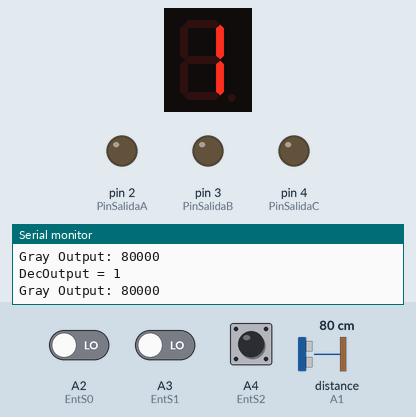
A sketch run on a simulated Arduino Uno, built with avr-gcc and run on an emulated ATmega328P. Parts: 1-digit seven-segment display, output pins drawn as LEDs (lit = HIGH), the last lines printed to the serial monitor. Wiring (inferred from the names in the program): ultrasonic range finder: trigger A0; echo A1; 1-digit 7-segment display, segments lit when LOW: segments pin 5, pin 6, pin 7, pin 8, pin 9, pin 10, pin 11. Dashed ring = blinking. The inputs (shaded band) are chosen by the test bench; at power-on: distance to the obstacle (sensor on A1) 80 cm, A2 (EntS0) LOW, A3 (EntS1) LOW, A4 (EntS2) HIGH. The echo pulse lasts 58.3 µs per cm; the segment pins are drawn as the display they are named for; pins used as bus, display or sensor lines are not drawn.

Above: at 1.3 s.
1.4 s: distance to the obstacle (sensor on A1) set to 35 cm
At 1.9 s:
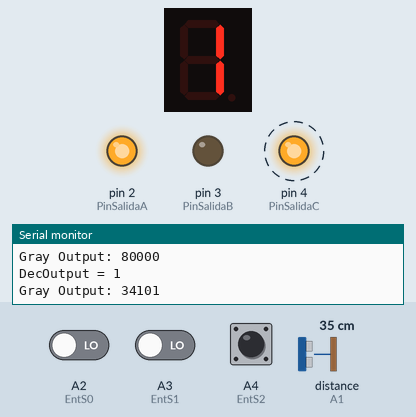
4.4 s: distance to the obstacle (sensor on A1) set to 9 cm
At 5.7 s:
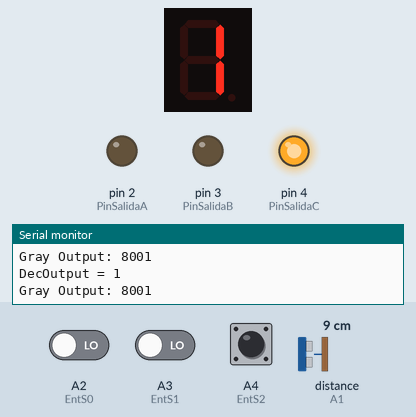
6.0 s: distance to the obstacle (sensor on A1) set to 18 cm
At 7.0 s:
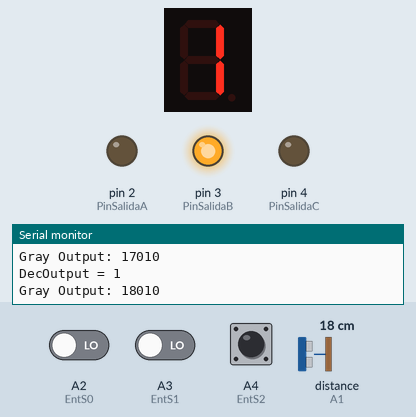
7.5 s: distance to the obstacle (sensor on A1) set to 12 cm
At 8.4 s:
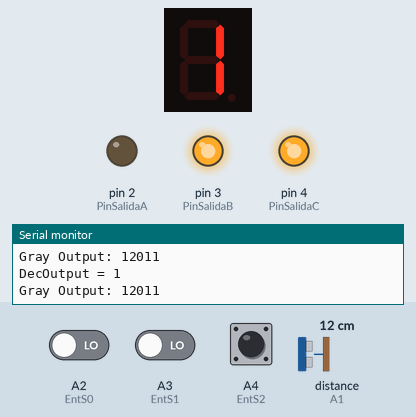
9.0 s: A2 (EntS0) driven HIGH
At 9.7 s:
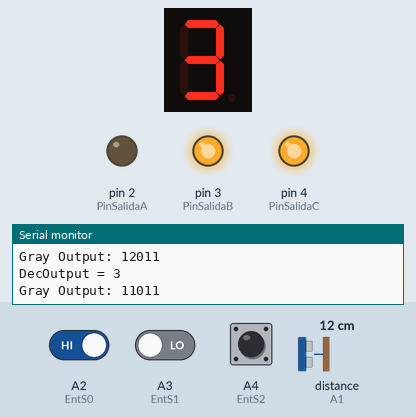
10.5 s: A3 (EntS1) driven HIGH
At 11.0 s:
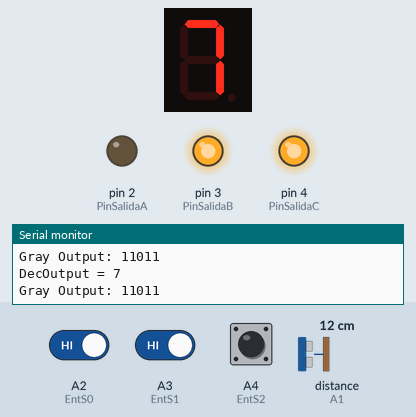
Timing chart, 0 to 13.0 s (numbered marks = the images above; inputs shaded):
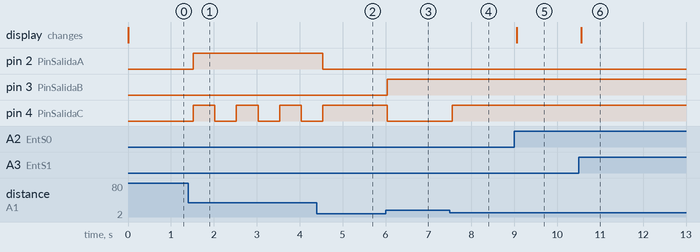

The sketch:

Proyecto1Fundamentos.ino
```cpp
#define Pecho A1
#define Ptrig A0
#define EntS0 A2
#define EntS1 A3
#define EntS2 A4
long duracion, distancia;
int PinSalidaA = 2;
int PinSalidaB = 3;
int PinSalidaC = 4;
int A=5;
int B=6;
int C=7;
int D=8;
int E=9;
int F=10;
int G=11;

int output[3] = {0, 0, 0};

void setup(){
  Serial.begin (9600);
  pinMode(Pecho , INPUT);
  pinMode(Ptrig , OUTPUT);
  pinMode(PinSalidaA, OUTPUT);
  pinMode(PinSalidaB, OUTPUT);
  pinMode(PinSalidaC, OUTPUT);

  pinMode(EntS0, INPUT);
  pinMode(EntS1, INPUT);
  pinMode(EntS2, INPUT);

  pinMode(A, OUTPUT);
  pinMode(B, OUTPUT);
  pinMode(C, OUTPUT);
  pinMode(D, OUTPUT);
  pinMode(E, OUTPUT);
  pinMode(F, OUTPUT);
  pinMode(G, OUTPUT);
}
void loop(){
  digitalWrite(Ptrig, LOW);
  delayMicroseconds(2);
  digitalWrite(Ptrig, HIGH);
  delayMicroseconds(10);
  digitalWrite(Ptrig, LOW);

  duracion = pulseIn(Pecho, HIGH);
  distancia = (duracion/2)/29;

  if (distancia >= 0 && distancia <=5){
    setBinaryOutput(0b000);
  }
  if (distancia > 5 && distancia <=10){
    setBinaryOutput(0b001);
  }
  if (distancia > 10 && distancia <= 15){
    setBinaryOutput(0b011);
  }
  if (distancia > 15 && distancia <=20){
    setBinaryOutput(0b010);
  }
  if (distancia > 20 && distancia <=25){
    setBinaryOutput(0b110);
  }
  if (distancia > 25 && distancia <=30){
    setBinaryOutput(0b111);
  }
  if (distancia > 30 && distancia <=35){
    setBinaryOutput(0b101);
  }
  if (distancia >= 35 && distancia <=40){
    setBinaryOutput(0b100);
  }

  int EstS2 = digitalRead(EntS2);
  int EstS1 = digitalRead(EntS1);
  int EstS0 = digitalRead(EntS0);

  setDisplayNumber(EstS2, EstS1, EstS0);

  Serial.print("Gray Output: ");
  for (int i = 3; i >= 0; i--) {
    Serial.print(output[i]);
  }

  Serial.println();
  digitalWrite(PinSalidaA, output[2]);
  digitalWrite(PinSalidaB, output[1]);
  digitalWrite(PinSalidaC, output[0]);
  delay(500);
}


void setBinaryOutput(byte binaryValue) {
  // Descomponer el valor binario en los elementos del array
  for (int i = 0; i < 3; i++) {
    output[i] = (binaryValue >> i) & 0x01;
  }
}

void setDisplayNumber(int EstS2, int EstS1, int EstS0) {
  if (EstS2 == 0 && EstS1 ==1 && EstS0 ==1){
    //Codigo para 0
  digitalWrite(A, LOW);
  digitalWrite(B, LOW);
  digitalWrite(C, LOW);
  digitalWrite(D, LOW);
  digitalWrite(E, LOW);
  digitalWrite(F, LOW);
  digitalWrite(G, HIGH);
  Serial.println("DecOutput = 0");
  }
  if (EstS2 == 1 && EstS1 ==0 && EstS0 ==0){
    //Codigo para 1
  digitalWrite(A, HIGH);
  digitalWrite(B, LOW);
  digitalWrite(C, LOW);
  digitalWrite(D, HIGH);
  digitalWrite(E, HIGH);
  digitalWrite(F, HIGH);
  digitalWrite(G, HIGH);
  Serial.println("DecOutput = 1");
  }
  if (EstS2 == 1 && EstS1 ==1 && EstS0 ==0){
    //Codigo para 2
  digitalWrite(A, LOW);
  digitalWrite(B, LOW);
  digitalWrite(C, HIGH);
  digitalWrite(D, LOW);
  digitalWrite(E, LOW);
  digitalWrite(F, HIGH);
  digitalWrite(G, LOW);
  Serial.println("DecOutput = 2");
  }
  if (EstS2 == 1 && EstS1 ==0 && EstS0 ==1){
    //Codigo para 3
  digitalWrite(A, LOW);
  digitalWrite(B, LOW);
  digitalWrite(C, LOW);
  digitalWrite(D, LOW);
  digitalWrite(E, HIGH);
  digitalWrite(F, HIGH);
  digitalWrite(G, LOW);
  Serial.println("DecOutput = 3");
  }
  if (EstS2 == 0 && EstS1 ==0 && EstS0 ==1){
    //Codigo para 4
  digitalWrite(A, HIGH);
  digitalWrite(B, LOW);
  digitalWrite(C, LOW);
  digitalWrite(D, HIGH);
  digitalWrite(E, HIGH);
  digitalWrite(F, LOW);
  digitalWrite(G, LOW);
  Serial.println("DecOutput = 4");
  }
  if (EstS2 == 0 && EstS1 ==1 && EstS0 ==0){
    //Codigo para 5
  digitalWrite(A, LOW);
  digitalWrite(B, HIGH);
  digitalWrite(C, LOW);
  digitalWrite(D, LOW);
  digitalWrite(E, HIGH);
  digitalWrite(F, LOW);
  digitalWrite(G, LOW);
  Serial.println("DecOutput = 5");
  }
  if (EstS2 == 0 && EstS1 ==0 && EstS0 ==0){
    //Codigo para 6
  digitalWrite(A, LOW);
  digitalWrite(B, HIGH);
  digitalWrite(C, LOW);
  digitalWrite(D, LOW);
  digitalWrite(E, LOW);
  digitalWrite(F, LOW);
  digitalWrite(G, LOW);
  Serial.println("DecOutput = 6");
  }
  if (EstS2 == 1 && EstS1 ==1 && EstS0 ==1){
    //Codigo para 7
  digitalWrite(A, LOW);
  digitalWrite(B, LOW);
  digitalWrite(C, LOW);
  digitalWrite(D, HIGH);
  digitalWrite(E, HIGH);
  digitalWrite(F, HIGH);
  digitalWrite(G, HIGH);
  Serial.println("DecOutput = 7");
  }
}
```

Measured:
- after the input at 1.4 s, pin 2 (PinSalidaA): LOW → HIGH after 0.12 s; pin 4 (PinSalidaC): alternates HIGH for 0.50 s and LOW for 0.50 s, starting after 0.12 s
- after the input at 4.4 s, pin 2 (PinSalidaA): HIGH → LOW after 0.14 s; pin 4 (PinSalidaC): goes on until 4.5 s, then stays HIGH
- after the input at 6.0 s, pin 3 (PinSalidaB): LOW → HIGH at once; pin 4 (PinSalidaC): HIGH → LOW at once
- after the input at 7.5 s, pin 4 (PinSalidaC): LOW → HIGH after 0.05 s
- after the input at 9.0 s, the display: changes after 0.06 s (image 5)
- after the input at 10.5 s, the display: changes after 0.06 s (image 6)
